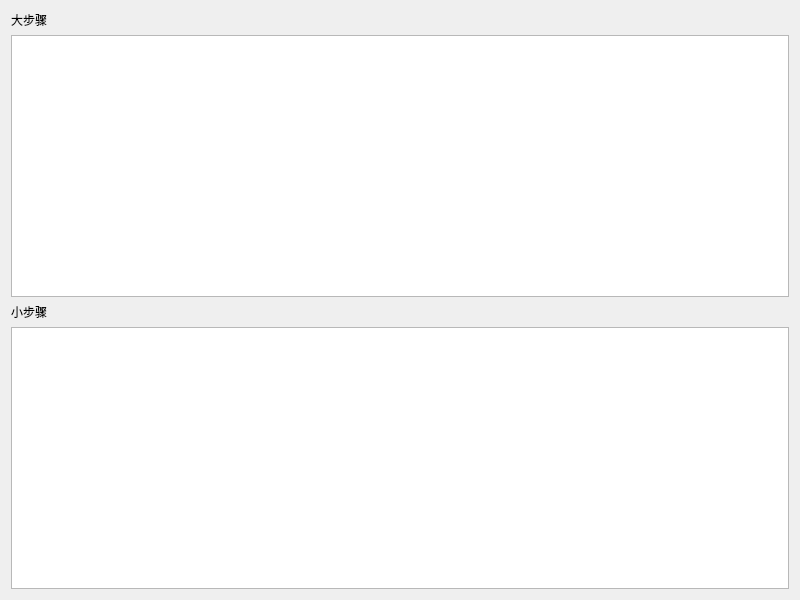
<?xml version="1.0" encoding="UTF-8"?>
<ui version="4.0">
 <class>SmartCourseWidget</class>
 <widget class="QWidget" name="SmartCourseWidget">
  <property name="geometry">
   <rect>
    <x>0</x>
    <y>0</y>
    <width>800</width>
    <height>600</height>
   </rect>
  </property>
  <property name="windowTitle">
   <string>智能识别课程</string>
  </property>
  <layout class="QVBoxLayout" name="verticalLayout">
   <item>
    <widget class="QLabel" name="largeStepLabel">
     <property name="text">
      <string>大步骤</string>
     </property>
    </widget>
   </item>
   <item>
    <widget class="LargeStepListView" name="largeStepListView">
     <property name="selectionMode">
      <enum>QAbstractItemView::SingleSelection</enum>
     </property>
     <property name="dragEnabled">
      <bool>true</bool>
     </property>
     <property name="acceptDrops">
      <bool>true</bool>
     </property>
     <property name="dropIndicatorShown">
      <bool>true</bool>
     </property>
     <property name="dragDropMode">
      <enum>QAbstractItemView::InternalMove</enum>
     </property>
    </widget>
   </item>
   <item>
    <widget class="QLabel" name="smallStepLabel">
     <property name="text">
      <string>小步骤</string>
     </property>
    </widget>
   </item>
   <item>
    <widget class="SmallStepListView" name="smallStepListView">
     <property name="selectionMode">
      <enum>QAbstractItemView::SingleSelection</enum>
     </property>
     <property name="dragEnabled">
      <bool>true</bool>
     </property>
     <property name="acceptDrops">
      <bool>true</bool>
     </property>
     <property name="dropIndicatorShown">
      <bool>true</bool>
     </property>
     <property name="dragDropMode">
      <enum>QAbstractItemView::InternalMove</enum>
     </property>
    </widget>
   </item>
  </layout>
 </widget>
 <customwidgets>
  <customwidget>
   <class>LargeStepListView</class>
   <extends>QListView</extends>
   <header>LargeStep/largesteplistview.h</header>
   <container>0</container>
  </customwidget>
  <customwidget>
   <class>SmallStepListView</class>
   <extends>QListView</extends>
   <header>SmallStep/smallsteplistview.h</header>
   <container>0</container>
  </customwidget>
 </customwidgets>
 <layoutdefault spacing="6" margin="11"/>
 <resources/>
 <connections/>
</ui>
